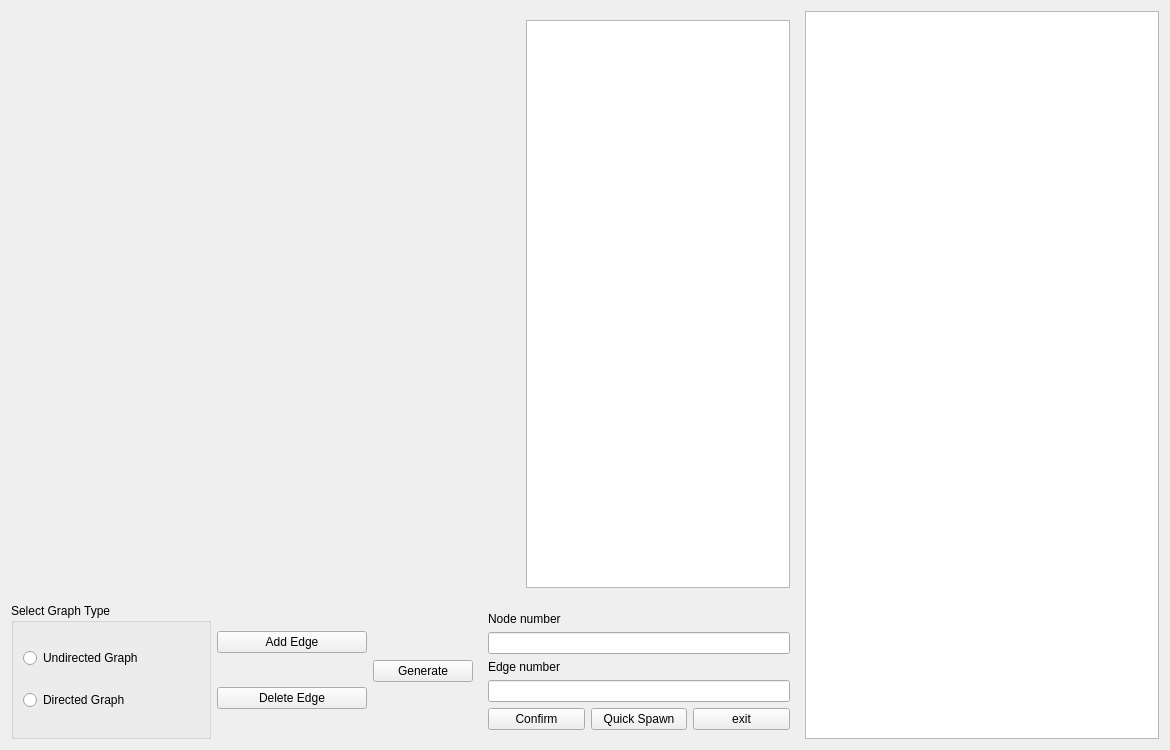
<?xml version="1.0" encoding="UTF-8"?>
<ui version="4.0">
 <class>Form</class>
 <widget class="QWidget" name="Form">
  <property name="geometry">
   <rect>
    <x>0</x>
    <y>0</y>
    <width>1170</width>
    <height>750</height>
   </rect>
  </property>
  <property name="minimumSize">
   <size>
    <width>800</width>
    <height>750</height>
   </size>
  </property>
  <property name="maximumSize">
   <size>
    <width>14214</width>
    <height>135135</height>
   </size>
  </property>
  <property name="windowTitle">
   <string>Form</string>
  </property>
  <layout class="QHBoxLayout" name="horizontalLayout_8">
   <item>
    <layout class="QHBoxLayout" name="horizontalLayout_7">
     <item>
      <layout class="QVBoxLayout" name="verticalLayout_5">
       <item>
        <widget class="QWidget" name="widget" native="true">
         <layout class="QHBoxLayout" name="horizontalLayout_3">
          <item>
           <layout class="QHBoxLayout" name="horizontalLayout_2">
            <item>
             <layout class="QVBoxLayout" name="verticalLayout_2">
              <item>
               <widget class="QLabel" name="view">
                <property name="minimumSize">
                 <size>
                  <width>500</width>
                  <height>300</height>
                 </size>
                </property>
                <property name="maximumSize">
                 <size>
                  <width>16777215</width>
                  <height>16777215</height>
                 </size>
                </property>
                <property name="text">
                 <string/>
                </property>
               </widget>
              </item>
             </layout>
            </item>
            <item>
             <widget class="QTableWidget" name="edgelistframe">
              <property name="minimumSize">
               <size>
                <width>264</width>
                <height>0</height>
               </size>
              </property>
              <property name="maximumSize">
               <size>
                <width>340</width>
                <height>16777215</height>
               </size>
              </property>
              <property name="baseSize">
               <size>
                <width>264</width>
                <height>0</height>
               </size>
              </property>
             </widget>
            </item>
           </layout>
          </item>
         </layout>
        </widget>
       </item>
       <item>
        <layout class="QHBoxLayout" name="horizontalLayout_5">
         <item>
          <widget class="QGroupBox" name="groupBox">
           <property name="minimumSize">
            <size>
             <width>200</width>
             <height>2</height>
            </size>
           </property>
           <property name="maximumSize">
            <size>
             <width>200</width>
             <height>16777215</height>
            </size>
           </property>
           <property name="title">
            <string>Select Graph Type</string>
           </property>
           <layout class="QHBoxLayout" name="horizontalLayout">
            <item>
             <layout class="QVBoxLayout" name="verticalLayout">
              <item>
               <widget class="QRadioButton" name="btn_UDG">
                <property name="text">
                 <string>Undirected Graph</string>
                </property>
               </widget>
              </item>
              <item>
               <widget class="QRadioButton" name="btn_DAG">
                <property name="text">
                 <string>Directed Graph</string>
                </property>
               </widget>
              </item>
             </layout>
            </item>
           </layout>
          </widget>
         </item>
         <item>
          <layout class="QHBoxLayout" name="horizontalLayout_4">
           <item>
            <layout class="QVBoxLayout" name="verticalLayout_3">
             <item>
              <widget class="QPushButton" name="btn_addEdge">
               <property name="minimumSize">
                <size>
                 <width>150</width>
                 <height>0</height>
                </size>
               </property>
               <property name="maximumSize">
                <size>
                 <width>100</width>
                 <height>16777215</height>
                </size>
               </property>
               <property name="text">
                <string>Add Edge</string>
               </property>
              </widget>
             </item>
             <item>
              <widget class="QPushButton" name="btn_delEdge">
               <property name="minimumSize">
                <size>
                 <width>150</width>
                 <height>0</height>
                </size>
               </property>
               <property name="maximumSize">
                <size>
                 <width>100</width>
                 <height>16777215</height>
                </size>
               </property>
               <property name="text">
                <string>Delete Edge</string>
               </property>
              </widget>
             </item>
            </layout>
           </item>
           <item>
            <widget class="QPushButton" name="btn_generate">
             <property name="minimumSize">
              <size>
               <width>100</width>
               <height>0</height>
              </size>
             </property>
             <property name="maximumSize">
              <size>
               <width>100</width>
               <height>16777215</height>
              </size>
             </property>
             <property name="text">
              <string>Generate</string>
             </property>
            </widget>
           </item>
           <item>
            <widget class="QWidget" name="widget_2" native="true">
             <layout class="QVBoxLayout" name="verticalLayout_4">
              <item>
               <widget class="QLabel" name="label_2">
                <property name="text">
                 <string>Node number</string>
                </property>
               </widget>
              </item>
              <item>
               <widget class="QLineEdit" name="node_num">
                <property name="maximumSize">
                 <size>
                  <width>16777215</width>
                  <height>16777215</height>
                 </size>
                </property>
               </widget>
              </item>
              <item>
               <widget class="QLabel" name="label">
                <property name="text">
                 <string>Edge number</string>
                </property>
               </widget>
              </item>
              <item>
               <widget class="QLineEdit" name="edge_num">
                <property name="maximumSize">
                 <size>
                  <width>16777215</width>
                  <height>16777215</height>
                 </size>
                </property>
                <property name="sizeIncrement">
                 <size>
                  <width>0</width>
                  <height>0</height>
                 </size>
                </property>
               </widget>
              </item>
              <item>
               <layout class="QHBoxLayout" name="horizontalLayout_6">
                <item>
                 <widget class="QPushButton" name="btn_confirm">
                  <property name="text">
                   <string>Confirm</string>
                  </property>
                 </widget>
                </item>
                <item>
                 <widget class="QPushButton" name="btn_qspawn">
                  <property name="text">
                   <string>Quick Spawn</string>
                  </property>
                 </widget>
                </item>
                <item>
                 <widget class="QPushButton" name="btn_exit">
                  <property name="text">
                   <string>exit</string>
                  </property>
                 </widget>
                </item>
               </layout>
              </item>
             </layout>
            </widget>
           </item>
          </layout>
         </item>
        </layout>
       </item>
      </layout>
     </item>
     <item>
      <widget class="QTableWidget" name="matrixTable">
       <property name="maximumSize">
        <size>
         <width>600</width>
         <height>16777215</height>
        </size>
       </property>
      </widget>
     </item>
    </layout>
   </item>
  </layout>
 </widget>
 <resources/>
 <connections/>
</ui>
